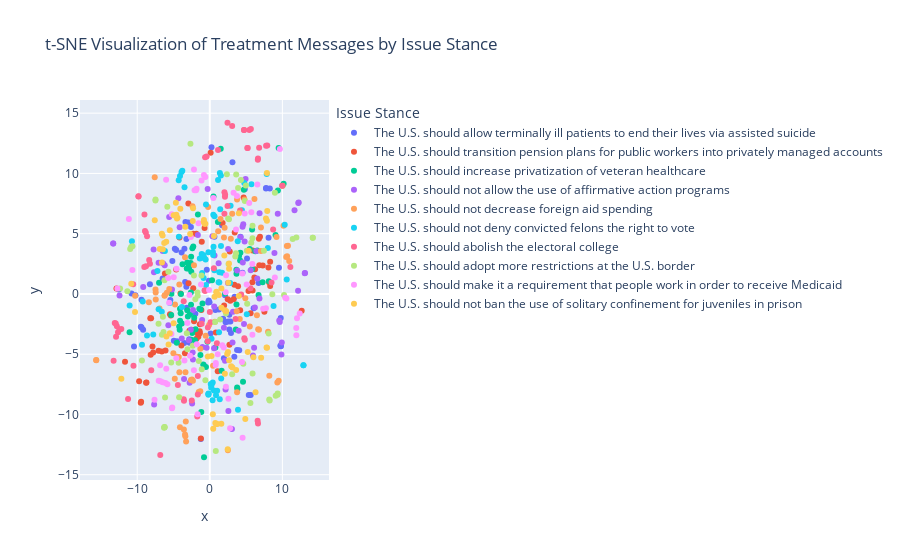

This figure's notebook cell:
### Code cell
fig = px.scatter(
    x=residual_embeddings_tsne[:, 0], 
    y=residual_embeddings_tsne[:, 1], 
    color=[msg_to_issue[m] for m in msgs],
    title="t-SNE Visualization of Treatment Messages by Issue Stance",
    labels={"color": "Issue Stance"},
    hover_data={"Message": [wrap_text(m, 60) for m in msgs]}
)
fig.write_html("residual_tsne.html")
fig.show()
